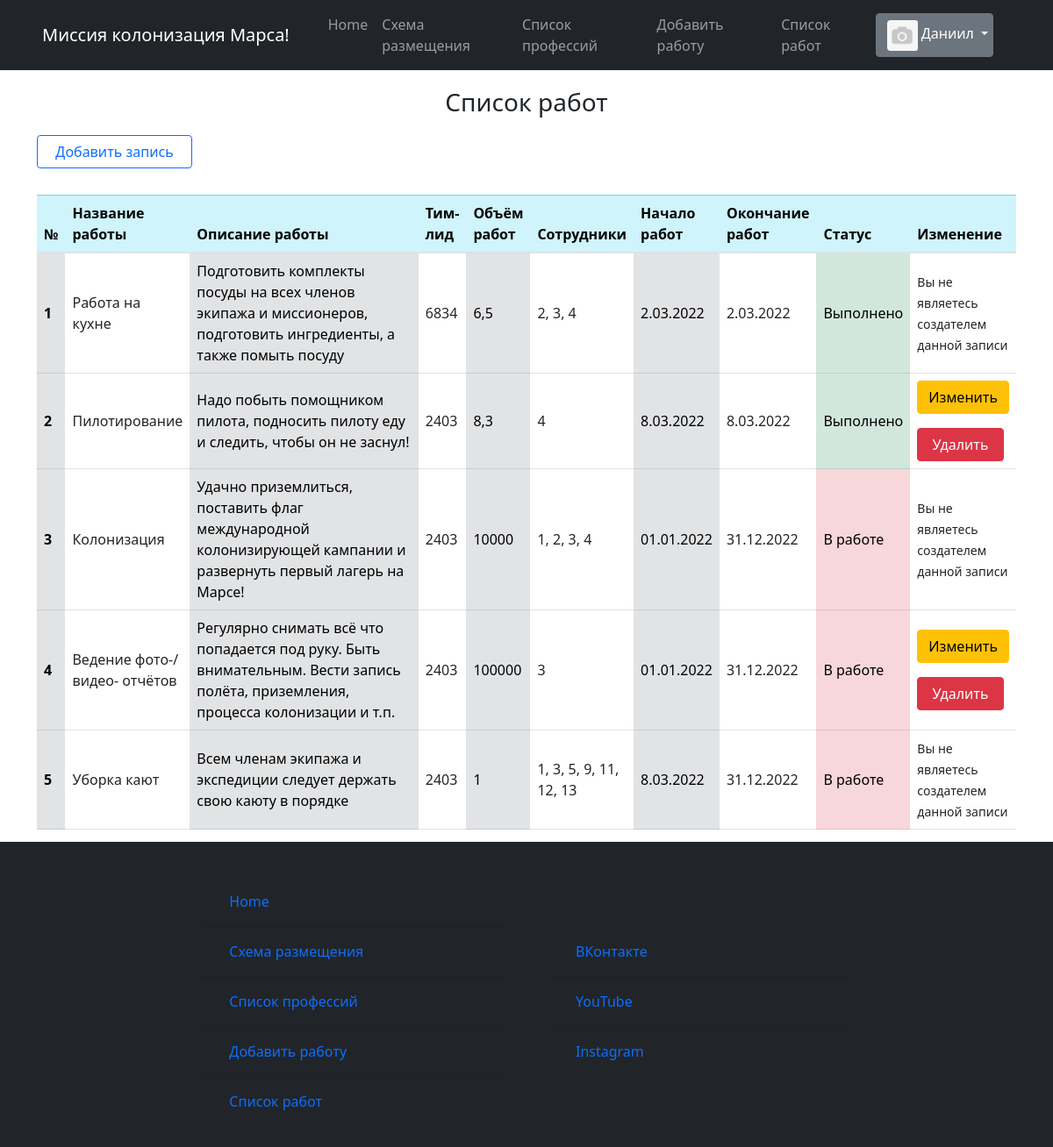
The page /job_list (signed in) on the database its author committed.
### static/data/users.py (models this page shows, shortened)
class User(SqlAlchemyBase, UserMixin):
    __tablename__ = 'users'
    id = sqlalchemy.Column(sqlalchemy.Integer,
                           primary_key=True, autoincrement=True)
    surname = sqlalchemy.Column(sqlalchemy.String, nullable=True)
    name = sqlalchemy.Column(sqlalchemy.String, nullable=True)
    sex = sqlalchemy.Column(sqlalchemy.String, nullable=True)
    email = sqlalchemy.Column(sqlalchemy.String,
                              index=True, unique=True, nullable=True)
    hashed_password = sqlalchemy.Column(sqlalchemy.String, nullable=True)
    studying = sqlalchemy.Column(sqlalchemy.String, nullable=True)
    professions = sqlalchemy.Column(sqlalchemy.String, nullable=True)
    about = sqlalchemy.Column(sqlalchemy.String, nullable=True)
    created_date = sqlalchemy.Column(sqlalchemy.String, nullable=True)
    image_link = sqlalchemy.Column(sqlalchemy.String, nullable=True)
    disk_path = sqlalchemy.Column(sqlalchemy.String, nullable=True)

### static/data/jobs.py (models this page shows)
class Jobs(SqlAlchemyBase, UserMixin, SerializerMixin):
    __tablename__ = 'jobs'
    id = sqlalchemy.Column(sqlalchemy.Integer,
                           primary_key=True, autoincrement=True)
    job_title = sqlalchemy.Column(sqlalchemy.String, nullable=True)
    job_describe = sqlalchemy.Column(sqlalchemy.String, nullable=True)
    team_leader = sqlalchemy.Column(sqlalchemy.Integer, nullable=True)
    work_size = sqlalchemy.Column(sqlalchemy.Integer, nullable=True)
    collaborators = sqlalchemy.Column(sqlalchemy.String, nullable=True)
    start_date = sqlalchemy.Column(sqlalchemy.String, nullable=True)
    end_date = sqlalchemy.Column(sqlalchemy.String, nullable=True)
    creator = sqlalchemy.Column(sqlalchemy.Integer, nullable=True)
    is_finished = sqlalchemy.Column(sqlalchemy.Boolean, nullable=True)
    is_only_for_crew = sqlalchemy.Column(sqlalchemy.Boolean, nullable=True)

### runner.py (the view)
@app.route('/job_list', methods=['POST', 'GET'])
def job_list():
    db_sess = db_session.create_session()
    jobs = db_sess.query(Jobs).all()
    return render_template('html/job_list.html',
                           jobs=jobs,
                           image=image,
                           title='Список работ',
                           menu_bar_title='Миссия колонизация Марса!', )

### runner.py (called while the page is built)
@login_manager.user_loader
def load_user(user_id):
    db_sess = db_session.create_session()
    return db_sess.query(User).get(user_id)

### static/data/db_session.py (called while the page is built)
def create_session() -> Session:
    global __factory
    return __factory()

### templates/html/job_list.html (shortened to what this page needs)
{% extends "html/base.html" %}
{% block content %}
    <div class="startpage">
        <div class="card-body-title job-list-title">
            <h3>Список работ</h3>
        </div>
        <a href="/create_job" class="btn btn-outline-primary">
              Добавить запись
        </a>
        <table class="table job-list">
            <thead class="table-info">
                <th scope="col">№</th>
                <th scope="col">Название работы</th>
                <th scope="col" class="col-lg-3">Описание работы</th>
                <th scope="col">Тим-лид</th>
                <th scope="col">Объём работ</th>
                <th scope="col">Сотрудники</th>
                <th scope="col">Начало работ</th>
                <th scope="col">Окончание работ</th>
                <th scope="col">Статус</th>
                <th scope="col">Изменение</th>
            </thead>
            <tbody>
                {% for job in jobs %}
                    <tr>
                        <th scope="row" class="table-secondary align-middle"> {{ loop.index }}</th>
                        <td class="align-middle">{{ job.job_title }}</td>
                        <td class="table-secondary align-middle">{{ job.job_describe }}</td>
                        <td class="align-middle">{{ job.team_leader }}</td>
                        <td class="table-secondary align-middle">{{ job.work_size }}</td>
                        <td class="align-middle">{{ job.collaborators }}</td>
                        <td class="table-secondary align-middle">{{ job.start_date}}</td>
                        <td class="align-middle">{{ job.end_date }}</td>
                        {% if job.is_finished == 0 %}
                            <td class="table-danger align-middle">В работе</td>
                        {% else %}
                            <td class="table-success align-middle">Выполнено</td>
                        {% endif %}
                        <td class="align-middle">
                            {% if current_user.is_authenticated and current_user.id == job.creator %}
                                <div>
                                    <a href="/edit_job/{{ job.id }}" class="btn btn-warning">
                                        Изменить
                                    </a>
                                    <a href="/job_delete/{{ job.id }}" class="btn btn-danger">
                                         Удалить
                                    </a>
                                </div>
                            {% else %}
                                <div>
                                    <small>Вы не являетесь создателем данной записи</small>
                                </div>
                            {% endif %}
                        </td>
                    </tr>
                {% endfor %}
            </tbody>
        </table>
    </div>
{% endblock %}

### templates/html/base.html (shortened to what this page needs)
<!doctype html>
<html lang="en">
<head>
    <link rel="stylesheet"
          href="https://stackpath.bootstrapcdn.com/bootstrap/4.4.1/css/bootstrap.min.css"
>
    <link rel="stylesheet" href="../../static/css/professions.css">
    <link rel="stylesheet" href="../../static/css/index.css">
    <link rel="stylesheet" href="../../static/css/bar.css">
    <link rel="stylesheet" href="../../static/bootstrap-5.1.3-dist/css/bootstrap.css">
    <link rel="stylesheet" href="../../static/bootstrap-5.1.3-dist/css/bootstrap-grid.css">
    <link rel="stylesheet" href="../../static/bootstrap-5.1.3-dist/css/bootstrap-reboot.css">
    <link rel="stylesheet" href="../../static/bootstrap-5.1.3-dist/css/bootstrap-utilities.css">
    <link rel="stylesheet" href="../../static/css/professions.css">
    <link rel="stylesheet" href="../../static/css/index.css">
    <link rel="stylesheet" href="../../static/css/bar.css">
</head>
<body>
<div class="wrapper">
    <header>
    <nav class="navbar navbar-expand-lg navbar-dark bg-dark text-white">
        <div class="container-fluid">
            <a class="navbar-brand" href="/homepage">{{ menu_bar_title }}</a>
            <div class="collapse navbar-collapse" id="navbarSupportedContent">
                <ul class="navbar-nav me-auto mb-2 mb-lg-0">
                    <li class="nav-item">
                        <a class="nav-link" aria-current="page" href="/homepage">Home</a>
                    </li>
                    <li class="nav-item">
                        <a class="nav-link" href="/distribution">Схема размещения</a>
                    </li>
                    <li class="nav-item">
                        <a class="nav-link" href="/list_prof/ul">Список профессий</a>
                    </li>
                    <li class="nav-item">
                        <a class="nav-link" href="/create_job">Добавить работу</a>
                    </li>
                    <li class="nav-item">
                        <a class="nav-link" href="/job_list">Список работ</a>
                    </li>
                </ul>
                {% if current_user.is_authenticated %}
                    <div class="dropdown-navbar user-navbar">
                        <div class="btn-group">
                            <button type="button" class="btn btn-secondary dropdown-toggle" data-bs-toggle="dropdown"
                                    href="#" role="button" aria-expanded="false" id="user">
                                <span>
                                    {% if image %}
                                        <img src="{{ url_for('static', filename=image) }}"
                                             class="img-fluid rounded-start profile-card-img miniature-pic"
                                             alt="">
                                    {% else %}
                                        <img src="{{ url_for('static', filename='/images/avatars/no_avatar.png') }}"
                                             class="img-fluid rounded-start profile-card-img miniature-pic"
                                             alt="">
                                    {% endif %}
                                </span>
                                {{ current_user.name }}
                            </button>
                        </div>
                    </div>
                {% else %}
                    <form class="d-flex">
                        <a class="nav-brand" href="/login"><button class="btn btn-outline-success me-2" type="button">Войти</button></a>
                        <a class="nav-brand" href="/register"><button class="btn btn-outline-success me-2" type="button">Зарегистрироваться</button></a>
                    </form>
                {% endif %}
            </div>
        </div>
    </nav>
</header>
<main role="main" class="container">
    {% block content %}{% endblock %}
</main>
<footer class="navbar navbar-dark bg-dark navbar-footer row g-3" id="footer">
    <div class="card bg-dark col-md-4 footer-column">
        <div class="card-body">
            <form class="form-footer" method="post" novalidate>
                <ul class="list-group list-group-flush bg-dark">
                    <li class="list-group-item bg-dark">
                        <a class="nav-link" aria-current="page" href="/homepage">Home</a>
                    </li>
                    <li class="list-group-item bg-dark">
                        <a class="nav-link" href="/distribution">Схема размещения</a>
                    </li>
                    <li class="list-group-item bg-dark">
                        <a class="nav-link" href="/list_prof/ul">Список профессий</a>
                    </li>
                    <li class="list-group-item bg-dark">
                        <a class="nav-link" href="/create_job">Добавить работу</a>
                    </li>
                    <li class="list-group-item bg-dark">
                        <a class="nav-link" href="/job_list">Список работ</a>
                    </li>
                </ul>
            </form>
        </div>
    </div>
    <div class="card bg-dark col-md-4 footer-column">
        <div class="card-body">
            <form class="form-footer" method="post" novalidate>
                <ul class="list-group list-group-flush bg-dark">
                    <li class="list-group-item bg-dark">
                        <a class="nav-link" aria-current="page" href="https://m.vk.com/daniilkolevatykh"
                           target="_blank">ВКонтакте</a>
                    </li>
                    <li class="list-group-item bg-dark">
                        <a class="nav-link" href="https://www.youtube.com/channel/UCYcTAs_MR2JaN-LxTlDMQxA"
                           target="_blank">YouTube</a>
                    </li>
                    <li class="list-group-item bg-dark">
                        <a class="nav-link" href="https://www.instagram.com/daniil_kolevatykh/"
                           target="_blank">Instagram</a>
                    </li>
                </ul>
            </form>
        </div>
    </div>
</footer>
</div>
</body>
</html>

### static/css/index.css (style rules this page uses)
.dropdown-navbar { padding-right: 40px; }
.table { margin-top: 30px; word-wrap: break-word; }
.job-list-title { margin: 20px; text-align: center; }
.job-list { margin-bottom: 30px; }
* { margin: 0; padding: 0; }
html, body { height: 100%; }
.wrapper { height: 100%; display: flex; flex-direction: column; }
main { flex: 1 1 auto; }
.footer-column { border: none; vertical-align: top; }
.profile-card-img { margin-top: 10px; border: 2px solid #86b7fe; border-radius: 3px; }
.miniature-pic { margin-top: 1px; border: none; image-rendering: auto; width: 35px; height: 35px; object-fit: cover; }

### static/css/bar.css (style rules this page uses)
.navbar-brand { alignment: center; padding-left: 20px; padding-right: 20px; }

### rows shown on the page
User: name "Даниил"
Jobs: job_title "Работа на кухне", job_describe "Подготовить комплекты посуды на всех членов экипажа и миссионеров, подготовить ингредиенты, а также помыть посуду", team_leader "6834", work_size "6,5", collaborators "2, 3, 4", start_date "2.03.2022", end_date "2.03.2022", is_finished "Выполнено", creator "Вы не являетесь создателем данной записи"
Jobs: job_title "Пилотирование", job_describe "Надо побыть помощником пилота, подносить пилоту еду и следить, чтобы он не заснул!", team_leader "2403", work_size "8,3", collaborators "4", start_date "8.03.2022", end_date "8.03.2022", is_finished "Выполнено"
Jobs: job_title "Колонизация", job_describe "Удачно приземлиться, поставить флаг международной колонизирующей кампании и развернуть первый лагерь на Марсе!", team_leader "2403", work_size "10000", collaborators "1, 2, 3, 4", start_date "01.01.2022", end_date "31.12.2022", is_finished "В работе", creator "Вы не являетесь создателем данной записи"
Jobs: job_title "Ведение фото-/видео- отчётов", job_describe "Регулярно снимать всё что попадается под руку. Быть внимательным. Вести запись полёта, приземления, процесса колонизации и т.п.", team_leader "2403", work_size "100000", collaborators "3", start_date "01.01.2022", end_date "31.12.2022", is_finished "В работе"
Jobs: job_title "Уборка кают", job_describe "Всем членам экипажа и экспедиции следует держать свою каюту в порядке", team_leader "2403", work_size "1", collaborators "1, 3, 5, 9, 11, 12, 13", start_date "8.03.2022", end_date "31.12.2022", is_finished "В работе", creator "Вы не являетесь создателем данной записи"

### other values the page prints
{{ menu_bar_title }} "Миссия колонизация Марса!"
